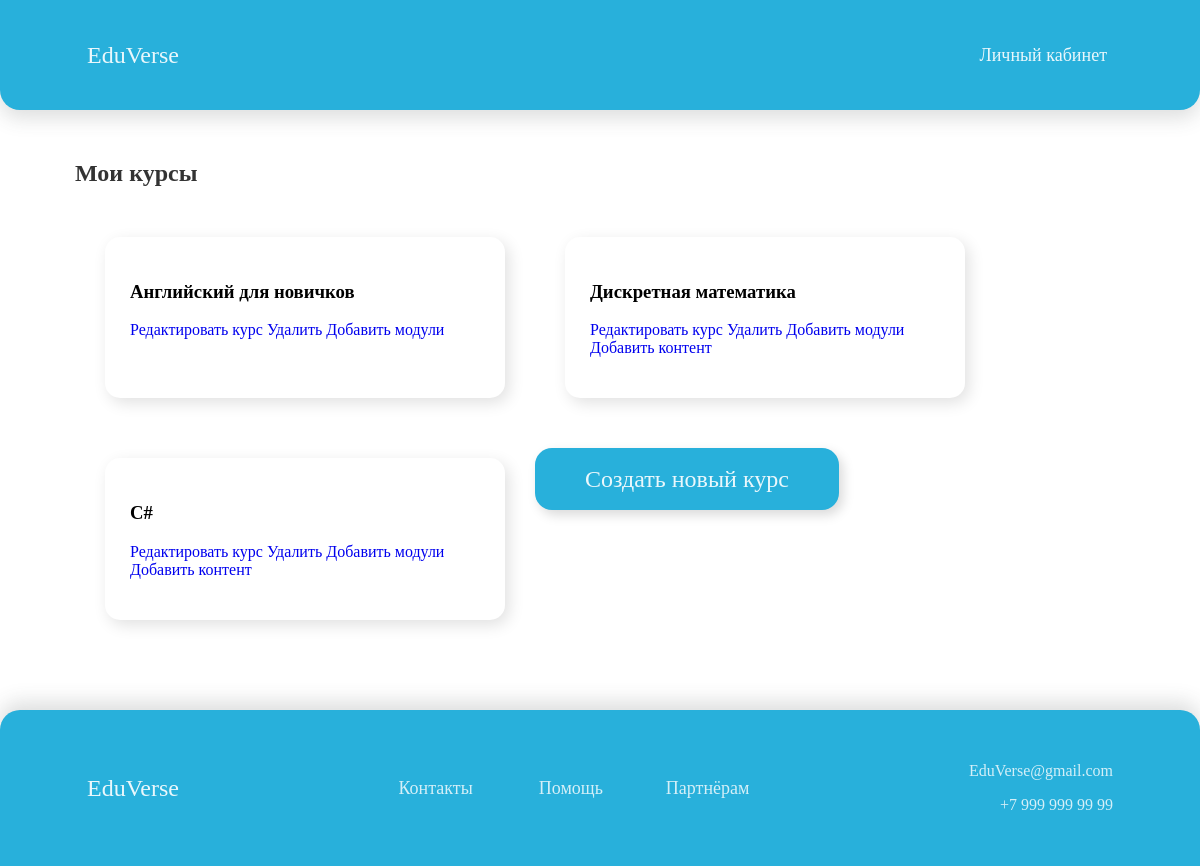
Before: /course/mine/ (signed in) with the older database file.
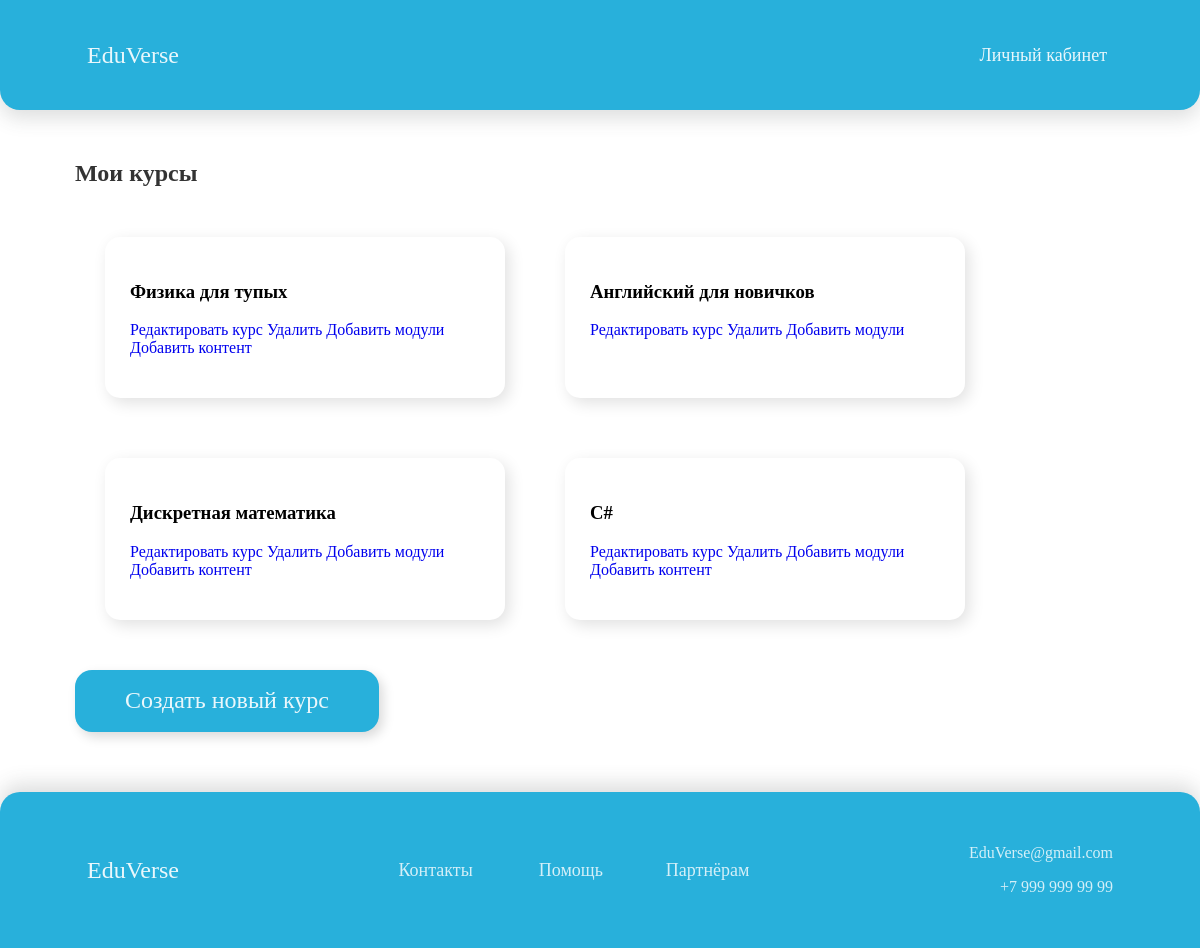
After: the same page with the newer database file.
### courses/models.py (models this page shows, shortened)
class Course(models.Model):
    owner = models.ForeignKey(User,
                              related_name='courses_created',
                              on_delete=models.CASCADE)
    subject = models.ForeignKey(Subject,
                                related_name='courses',
                                on_delete=models.CASCADE)
    title = models.CharField(max_length=200)
    slug = models.SlugField(max_length=200, unique=True)
    overview = models.TextField()
    created = models.DateTimeField(auto_now_add=True)
    students = models.ManyToManyField(User,
                                      related_name='courses_joined',
                                      blank=True)
    class Meta:
        ordering = ['-created']

### courses/views.py (the view)
class ManageCourseListView(OwnerCourseMixin, ListView):
    template_name = 'courses/manage/course/list.html'
    permission_required = 'courses.view_course'

### courses/views.py (called while the page is built)
    def get_queryset(self):
        qs = super().get_queryset()
        return qs.filter(owner=self.request.user)

### courses/templates/courses/manage/course/list.html (shortened to what this page needs)
{% extends "base.html" %}
{% block content %}
<div class="main_courses_div">
  <h2 style="color: rgba(0,0,0,0.8);">Мои курсы</h2>
<div class="all_courses">
    {% for course in object_list %}
      <div class="course">
      <div class="course-info">
        <h3>{{ course.title }}</h3>
         <p>
           <a href='{% url "course:course_edit" course.id %}'>Редактировать курс </a>
           <a href='{% url "course:course_delete" course.id %}'>Удалить</a>
           <a href='{% url "course:course_module_update" course.id %}'>Добавить модули</a>
           {% if course.modules.count > 0 %}
            <a href='{% url "course:module_content_list" course.modules.first.id %}'>Добавить контент</a>
{% endif %}
         </p>
      </div>
      </div>
    {% empty %}
      <p>Вы не создали ни одного курса</p>
    {% endfor %}
     <button style="margin-top: 20px;" class="standart_btn"> <a style="
    color: rgba(255, 255, 255, 0.90);
font-family: Gilroy;
font-size: 24px;
font-style: normal;
font-weight: 500;
line-height: normal;
" href='{% url "course:course_create" %}' class="button">Создать новый курс</a></button>
    </div>
</div>
{% endblock %}

Changed rows visible on the page:
added Course: title "Физика для тупых", shows "Добавить контент"
